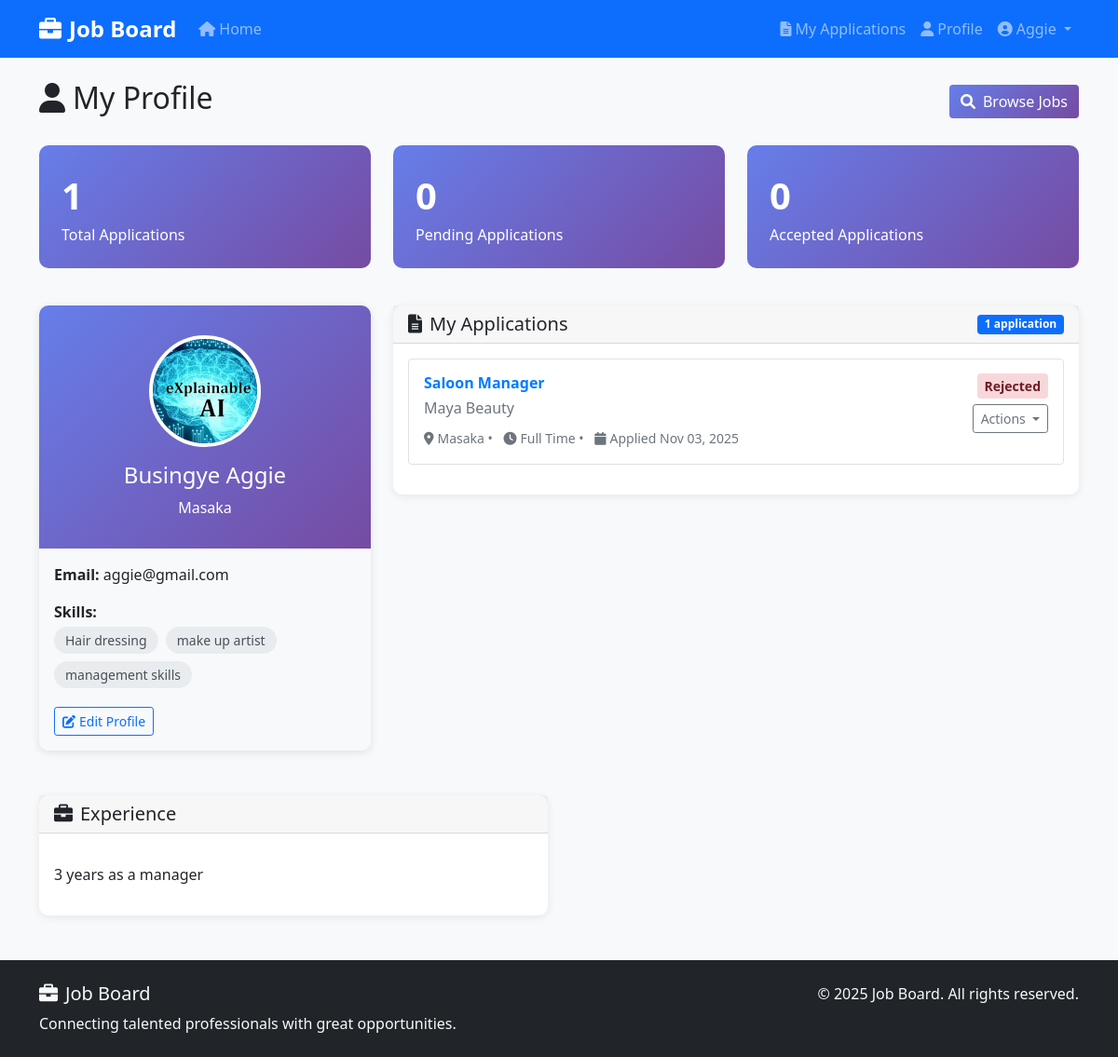
The page /accounts/job-seeker-dashboard/ (signed in) on the database its author committed.
### accounts/models.py (models this page shows, shortened)
class JobSeekerProfile(models.Model):
    user = models.OneToOneField(User, on_delete=models.CASCADE)
    full_name = models.CharField(max_length=200)
    phone_number = models.CharField(max_length=20, blank=True, null=True)
    location = models.CharField(max_length=200, blank=True, null=True)
    resume = models.FileField(upload_to='resumes/', blank=True, null=True)
    profile_picture = models.ImageField(upload_to='profile_pictures/', blank=True, null=True)
    skills = models.TextField(help_text="Enter skills separated by commas")
    experience = models.TextField(blank=True, null=True)
    education = models.TextField(blank=True, null=True)
    linkedin_url = models.URLField(blank=True, null=True)
    portfolio_url = models.URLField(blank=True, null=True)
    created_at = models.DateTimeField(auto_now_add=True)
    updated_at = models.DateTimeField(auto_now=True)
    def get_skills_list(self):
        return [skill.strip() for skill in self.skills.split(',') if skill.strip()]

### jobs/models.py (models this page shows, shortened)
class Application(models.Model):
    job = models.ForeignKey(Job, on_delete=models.CASCADE, related_name='applications')
    applicant = models.ForeignKey(User, on_delete=models.CASCADE, related_name='applications')
    cover_letter = models.TextField()
    status = models.CharField(max_length=20, choices=APPLICATION_STATUS_CHOICES, default='pending')
    applied_at = models.DateTimeField(auto_now_add=True)
    updated_at = models.DateTimeField(auto_now=True)
    notes = models.TextField(blank=True, null=True, help_text="Internal notes by employer")
    class Meta:
        unique_together = ('job', 'applicant')
        ordering = ['-applied_at']

class Job(models.Model):
    employer = models.ForeignKey(User, on_delete=models.CASCADE, related_name='jobs')
    title = models.CharField(max_length=200)
    company_name = models.CharField(max_length=200)
    description = models.TextField()
    requirements = models.TextField()
    location = models.CharField(max_length=200)
    salary_min = models.DecimalField(max_digits=10, decimal_places=2, blank=True, null=True)
    salary_max = models.DecimalField(max_digits=10, decimal_places=2, blank=True, null=True)
    job_type = models.CharField(max_length=20, choices=JOB_TYPE_CHOICES, default='full_time')
    is_active = models.BooleanField(default=True)
    created_at = models.DateTimeField(auto_now_add=True)
    updated_at = models.DateTimeField(auto_now=True)
    deadline = models.DateTimeField(blank=True, null=True)
    class Meta:
        ordering = ['-created_at']

### accounts/views.py (the view)
# urls.py: path('job-seeker-dashboard/', views.job_seeker_dashboard, name='job_seeker_dashboard'),
@login_required
def job_seeker_dashboard(request):
    try:
        job_seeker_profile = JobSeekerProfile.objects.get(user=request.user)
    except JobSeekerProfile.DoesNotExist:
        messages.error(request, 'Please complete your profile first.')
        return redirect('create_job_seeker_profile')
    applications = Application.objects.filter(applicant=request.user)
    context = {
        'job_seeker_profile': job_seeker_profile,
        'applications': applications,
        'total_applications': applications.count(),
        'pending_applications': applications.filter(status='pending').count(),
        'accepted_applications': applications.filter(status='accepted').count(),
    }
    return render(request, 'accounts/job_seeker_dashboard.html', context)

### templates/accounts/job_seeker_dashboard.html (shortened to what this page needs)
{% extends 'base.html' %}
{% block content %}
<div class="row">
    <div class="col-12">
        <div class="d-flex justify-content-between align-items-center mb-4">
            <h2><i class="fas fa-user me-2"></i>My Profile</h2>
            <a href="{% url 'home' %}" class="btn btn-primary">
                <i class="fas fa-search me-2"></i>Browse Jobs
            </a>
        </div>
    </div>
</div>
<div class="row mb-4">
    <div class="col-md-4">
        <div class="stat-card">
            <div class="stat-number">{{ total_applications }}</div>
            <div>Total Applications</div>
        </div>
    </div>
    <div class="col-md-4">
        <div class="stat-card">
            <div class="stat-number">{{ pending_applications }}</div>
            <div>Pending Applications</div>
        </div>
    </div>
    <div class="col-md-4">
        <div class="stat-card">
            <div class="stat-number">{{ accepted_applications }}</div>
            <div>Accepted Applications</div>
        </div>
    </div>
</div>
<div class="row">
    <div class="col-lg-4">
        <div class="profile-card mb-4">
            <div class="profile-header text-center">
                {% if job_seeker_profile.profile_picture %}
                    <img src="{{ job_seeker_profile.profile_picture.url }}" alt="Profile Picture" class="profile-picture mb-3">
                {% else %}
                    <div class="profile-picture mb-3 d-flex align-items-center justify-content-center bg-light text-dark">
                        <i class="fas fa-user fa-3x"></i>
                    </div>
                {% endif %}
                <h4>{{ job_seeker_profile.full_name }}</h4>
                {% if job_seeker_profile.location %}
                    <p class="mb-0">{{ job_seeker_profile.location }}</p>
                {% endif %}
            </div>
            <div class="card-body">
                <div class="mb-3">
                    <strong>Email:</strong> {{ user.email }}
                </div>
                {% if job_seeker_profile.skills %}
                    <div class="mb-3">
                        <strong>Skills:</strong>
                        <ul class="skills-list">
                            {% for skill in job_seeker_profile.get_skills_list %}
                                <li>{{ skill }}</li>
                            {% endfor %}
                        </ul>
                    </div>
                {% endif %}
                <a href="{% url 'edit_job_seeker_profile' %}" class="btn btn-outline-primary btn-sm">
                    <i class="fas fa-edit me-1"></i>Edit Profile
                </a>
            </div>
        </div>
    </div>
    <div class="col-lg-8">
        <div class="card dashboard-card">
            <div class="card-header d-flex justify-content-between align-items-center">
                <h5 class="mb-0"><i class="fas fa-file-alt me-2"></i>My Applications</h5>
                <span class="badge bg-primary">{{ applications.count }} application{{ applications.count|pluralize }}</span>
            </div>
            <div class="card-body">
                {% if applications %}
                    {% for application in applications %}
                        <div class="border rounded p-3 mb-3">
                            <div class="d-flex justify-content-between align-items-start">
                                <div class="flex-grow-1">
                                    <h6 class="mb-1">
                                        <a href="{% url 'job_detail' application.job.pk %}" class="job-title">
                                            {{ application.job.title }}
                                        </a>
                                    </h6>
                                    <p class="company-name mb-2">{{ application.job.company_name }}</p>
                                    <small class="text-muted">
                                        <i class="fas fa-map-marker-alt me-1"></i>{{ application.job.location }} •
                                        <i class="fas fa-clock ms-2 me-1"></i>{{ application.job.get_job_type_display }} •
                                        <i class="fas fa-calendar ms-2 me-1"></i>Applied {{ application.applied_at|date:"M d, Y" }}
                                    </small>
                                </div>
                                <div class="text-end">
                                    <span class="application-status status-{{ application.status }}">
                                        {{ application.get_status_display }}
                                    </span>
                                    <div class="mt-2">
                                        <div class="dropdown">
                                            <button class="btn btn-sm btn-outline-secondary dropdown-toggle" type="button" data-bs-toggle="dropdown">
                                                Actions
                                            </button>
                                        </div>
                                    </div>
                                </div>
                            </div>
                        </div>
                    {% endfor %}
                {% endif %}
            </div>
        </div>
    </div>
</div>
{% if job_seeker_profile.experience or job_seeker_profile.education %}
<div class="row mt-4">
    {% if job_seeker_profile.experience %}
        <div class="col-lg-6">
            <div class="card dashboard-card">
                <div class="card-header">
                    <h5 class="mb-0"><i class="fas fa-briefcase me-2"></i>Experience</h5>
                </div>
                <div class="card-body">
                    <p class="text-break">{{ job_seeker_profile.experience|linebreaks }}</p>
                </div>
            </div>
        </div>
    {% endif %}
</div>
{% endif %}
{% endblock %}

### templates/base.html (shortened to what this page needs)
<!DOCTYPE html>
<html lang="en">
<head>
    <link href="https://cdn.jsdelivr.net/npm/bootstrap@5.1.3/dist/css/bootstrap.min.css" rel="stylesheet">
    <link rel="stylesheet" href="https://cdnjs.cloudflare.com/ajax/libs/font-awesome/6.0.0/css/all.min.css">
    {% load static %}
    <link rel="stylesheet" href="{% static 'css/style.css' %}">
</head>
<body>
    <nav class="navbar navbar-expand-lg navbar-dark bg-primary">
        <div class="container">
            <a class="navbar-brand fw-bold" href="{% url 'home' %}">
                <i class="fas fa-briefcase me-2"></i>Job Board
            </a>
            <div class="collapse navbar-collapse" id="navbarNav">
                <ul class="navbar-nav me-auto">
                    <li class="nav-item">
                        <a class="nav-link" href="{% url 'home' %}">
                            <i class="fas fa-home me-1"></i>Home
                        </a>
                    </li>
                </ul>
                <ul class="navbar-nav">
                    {% if user.is_authenticated %}
                        {% if user.userprofile.role == 'employer' %}
                            <li class="nav-item">
                                <a class="nav-link" href="{% url 'create_job' %}">
                                    <i class="fas fa-plus me-1"></i>Post Job
                                </a>
                            </li>
                            <li class="nav-item">
                                <a class="nav-link" href="{% url 'employer_dashboard' %}">
                                    <i class="fas fa-tachometer-alt me-1"></i>Dashboard
                                </a>
                            </li>
                        {% elif user.userprofile.role == 'job_seeker' %}
                            <li class="nav-item">
                                <a class="nav-link" href="{% url 'my_applications' %}">
                                    <i class="fas fa-file-alt me-1"></i>My Applications
                                </a>
                            </li>
                            <li class="nav-item">
                                <a class="nav-link" href="{% url 'job_seeker_dashboard' %}">
                                    <i class="fas fa-user me-1"></i>Profile
                                </a>
                            </li>
                        {% endif %}
                        <li class="nav-item dropdown">
                            <a class="nav-link dropdown-toggle" href="#" id="navbarDropdown" role="button" data-bs-toggle="dropdown">
                                <i class="fas fa-user-circle me-1"></i>{{ user.username }}
                            </a>
                        </li>
                    {% endif %}
                </ul>
            </div>
        </div>
    </nav>
    <main class="container mt-4">
        {% block content %}{% endblock %}
    </main>
    <footer class="bg-dark text-light py-4 mt-5">
        <div class="container">
            <div class="row">
                <div class="col-md-6">
                    <h5><i class="fas fa-briefcase me-2"></i>Job Board</h5>
                    <p class="mb-0">Connecting talented professionals with great opportunities.</p>
                </div>
                <div class="col-md-6 text-md-end">
                    <p class="mb-0">&copy; {% now "Y" %} Job Board. All rights reserved.</p>
                </div>
            </div>
        </div>
    </footer>
</body>
</html>

### static/css/style.css (style rules this page uses)
body { font-family: 'Segoe UI', Tahoma, Geneva, Verdana, sans-serif; background-color: #f8f9fa; }
.navbar-brand { font-size: 1.5rem; }
.job-title { color: #007bff; text-decoration: none; font-weight: 600; }
.company-name { color: #6c757d; font-weight: 500; }
.application-status { font-weight: 600; padding: 0.25rem 0.5rem; border-radius: 0.25rem; font-size: 0.875rem; }
.status-rejected { background-color: #f8d7da; color: #721c24; }
.profile-card { border: none; box-shadow: 0 2px 10px rgba(0,0,0,0.1); border-radius: 10px; }
.profile-header { background: linear-gradient(135deg, #667eea 0%, #764ba2 100%); color: white; border-radius: 10px 10px 0 0; padding: 2rem; }
.profile-picture { width: 120px; height: 120px; border-radius: 50%; border: 4px solid white; object-fit: cover; }
.dashboard-card { border: none; box-shadow: 0 2px 10px rgba(0,0,0,0.08); border-radius: 10px; transition: transform 0.2s ease; }
.stat-card { background: linear-gradient(135deg, #667eea 0%, #764ba2 100%); color: white; border-radius: 10px; padding: 1.5rem; margin-bottom: 1rem; }
.stat-number { font-size: 2.5rem; font-weight: bold; }
.btn-primary { background: linear-gradient(135deg, #667eea 0%, #764ba2 100%); border: none; }
.skills-list { list-style: none; padding: 0; }
.skills-list li { display: inline-block; background-color: #e9ecef; color: #495057; padding: 0.25rem 0.75rem; margin: 0.25rem 0.25rem 0.25rem 0; border-radius: 15px; font-size: 0.875rem; }

### rows shown on the page
JobSeekerProfile: profile_picture (picture), full_name "Busingye Aggie", location "Masaka", experience "3 years as a manager"
Application: job "Saloon Manager", job.company_name "Maya Beauty", job.location "Masaka", job.job_type "Full Time", applied_at "Nov 03, 2025", status "Rejected"

### other values the page prints
{{ user.username }} "Aggie"
{{ total_applications }} "1"
{{ pending_applications }} "0"
{{ accepted_applications }} "0"
{{ user.email }} "aggie@gmail.com"
{{ skill }} "Hair dressing" "make up artist" "management skills"
{{ applications.count }} "1"
